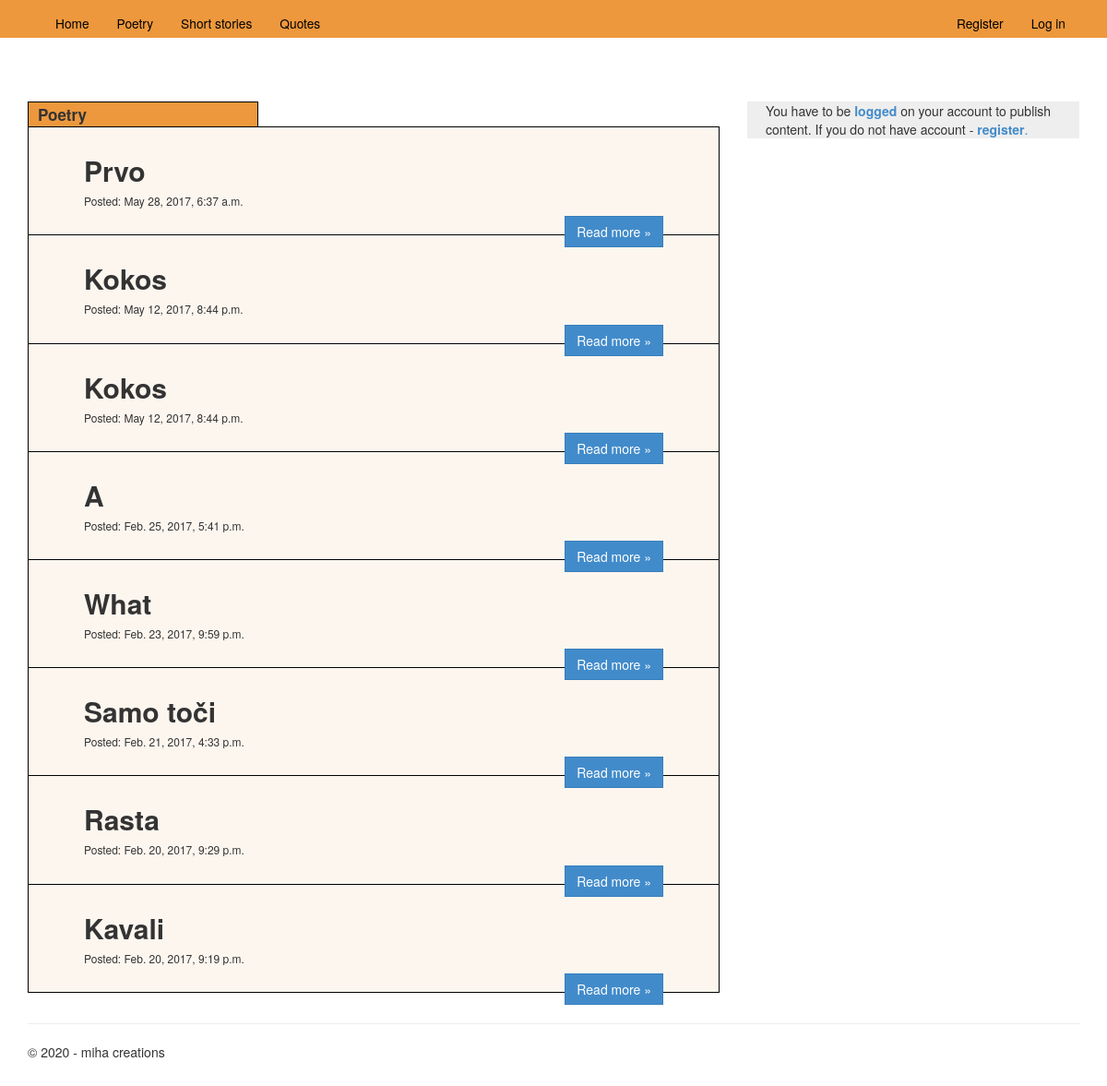
Page /poetry on the earlier database version.
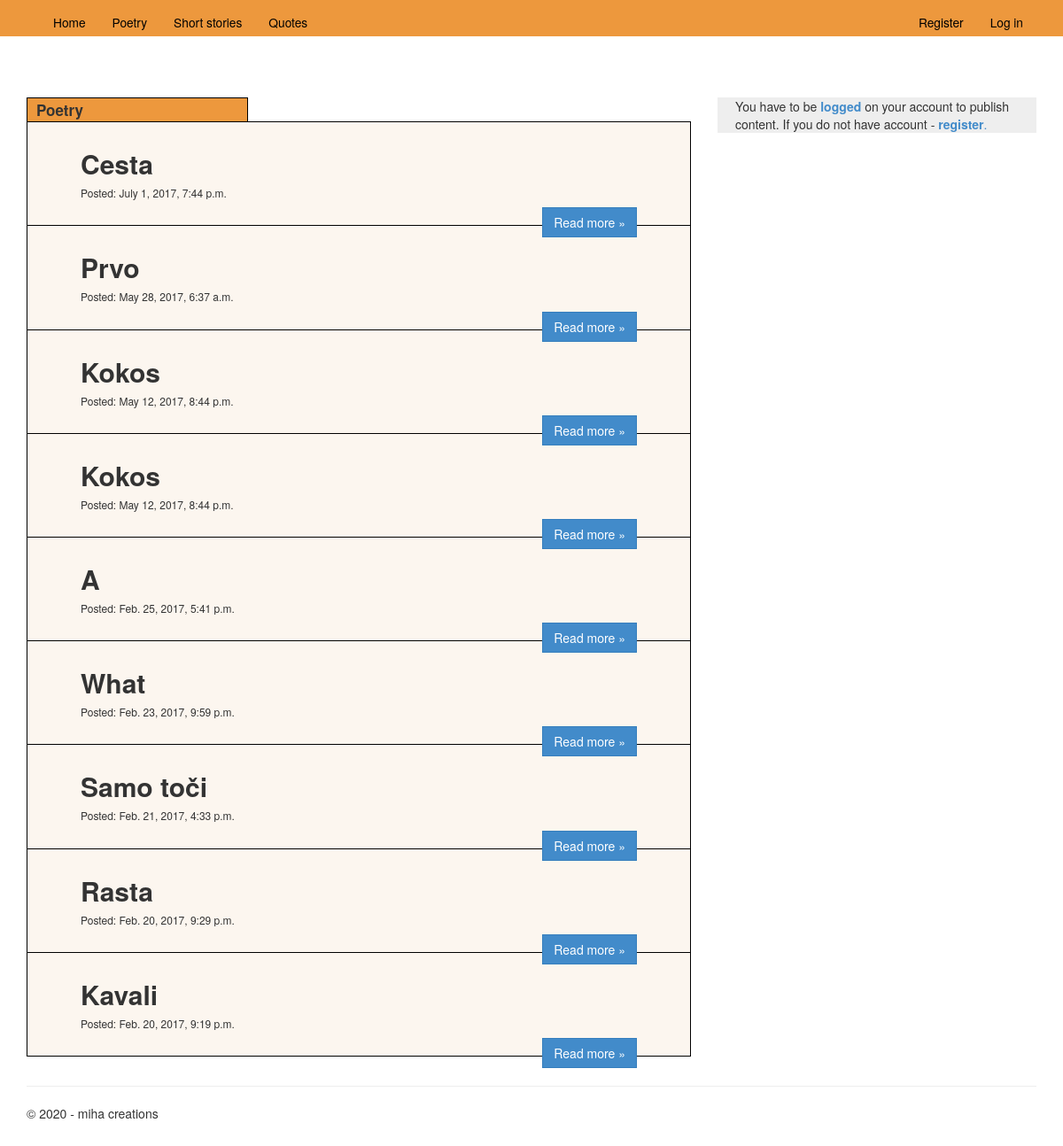
Same page on the later database version.
### app/models.py (models this page shows)
class ArtPublish(models.Model):
    author_id = models.ForeignKey(User, on_delete=models.CASCADE) #do I want to remove profile i.e. art when deleting user (?!)
    date = models.DateTimeField()
    views = models.BigIntegerField()
    upvotes = models.BigIntegerField()
    text = models.TextField()
    genre = models.CharField(max_length = 30)
    title = models.CharField(max_length = 100)

### app/views.py (the view)
# urls.py: url(r'^myprofile/(quotes|poetry|stories)', app.views.loadData),
def poetry(request):
    assert isinstance(request, HttpRequest)
    songs = ArtPublish.objects.all().filter(genre = 'Poetry').defer("id", "title", "date", "author_id")[::-1]
    print(songs)
    return render(
        request,
        'app/poetry.html', #add
        {
           'title':'Home Page',
           'year':datetime.now().year,
           'songs':songs
        }
    )

### app/templates/app/poetry.html (shortened to what this page needs)
﻿{% extends "app/layout.html" %}
{% block content %}
<br />
<br />
<div class="row">
    <div class="col-md-8">
         <div class="rect3 box incSize">
                    <b> Poetry </b>
         </div>
        {% for song in songs %}
             <div class="jumbotron myJumbotron4">
                <h2> <b> {{song.title}} </b> </h2>
                <h6> Posted: {{song.date}} </h6>
                <p class="middle">
                 <a href="/look/poetry/{{song.id}}" class="btn btn-primary btn-large pull-right"> Read more &raquo;</a>
                 </p>
            </div>
        {% endfor %}
    </div>
    {% include 'app/search.html' %}
</div>
{% endblock %}

Differences in the rows shown:
added ArtPublish: title "Cesta", date "July 1, 2017, 7:44 p.m."
